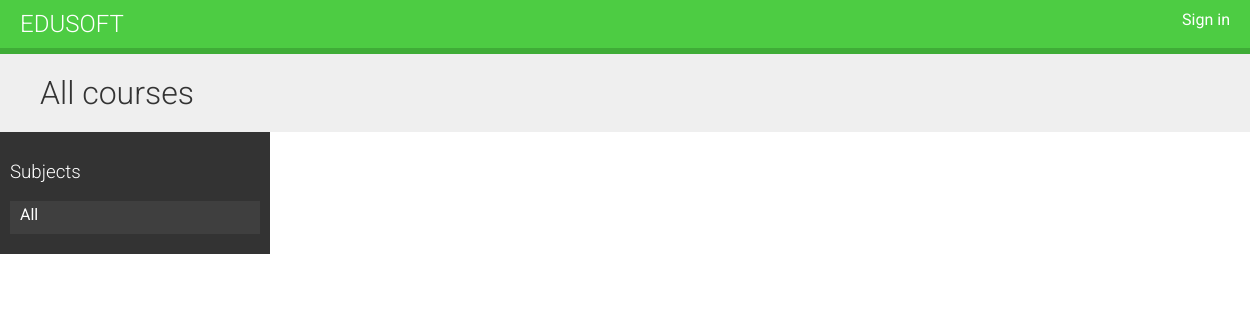
Before: / with the older database file.
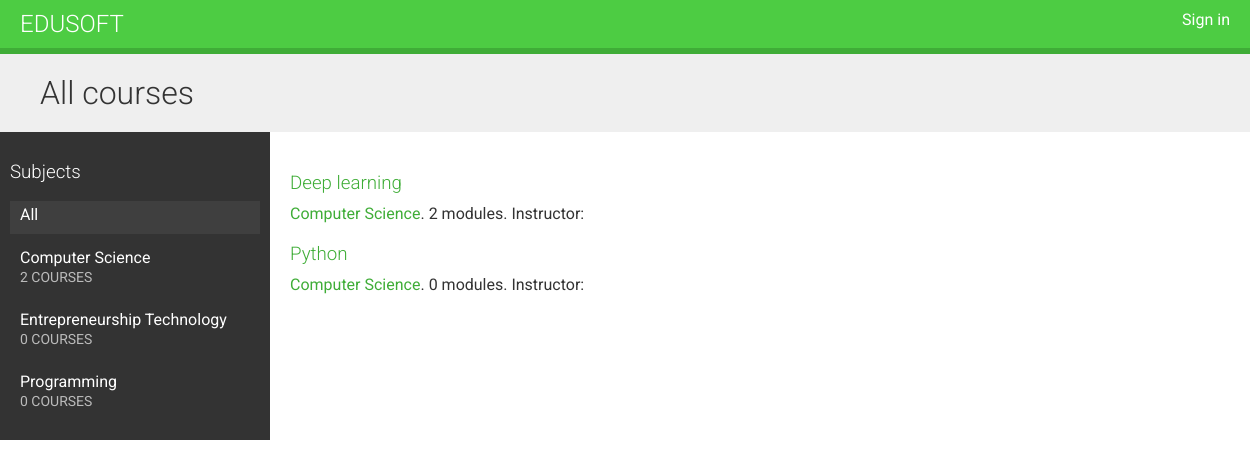
After: the same page with the newer database file.
### courses/models.py (models this page shows, shortened)
class Subject(models.Model):
	title=models.CharField(max_length=200)
	slug=models.SlugField(max_length=200,unique=True)
	class Meta:
		ordering=('title',)
	def __str__(self):
		return self.title

class Course(models.Model):
	owner=models.ForeignKey(User,related_name='courses_created')
	subject=models.ForeignKey(Subject,related_name='courses')
	title=models.CharField(max_length=200)
	slug=models.SlugField(max_length=200,unique=True)
	overview=models.TextField()
	created=models.DateTimeField(auto_now_add=True)
	class Meta:
		ordering=('-created',)

### courses/views.py (the view)
# urls.py: url(r'^subject/(?P<subject>[\w-]+)/$',views.CourseListView.as_view(),name='course_list_subject'),
class CourseListView(TemplateResponseMixin, View):
	model = Course
	template_name = 'courses/course/list.html'
	def get(self, request, subject=None):
		subjects = Subject.objects.annotate(total_courses=Count('courses'))
		courses = Course.objects.annotate(total_modules=Count('modules'))
		if subject:
			subject = get_object_or_404(Subject, slug=subject)
			courses = courses.filter(subject=subject)
		return self.render_to_response({'subjects': subjects,
										'subject': subject,
										'courses': courses})

### courses/templates/courses/course/list.html (shortened to what this page needs)
{% extends "base.html" %}
{% block content %}
    <h1>
        {% if subject %}
            {{ subject.title }} courses
        {% else %}
            All courses
        {% endif %}
    </h1>
    <div class="contents">
        <h3>Subjects</h3>
        <ul id="modules">
            <li {% if not subject %}class="selected"{% endif %}>
                <a href="{% url "course_list" %}">All</a>
            </li>
            {% for s in subjects %}
                <li {% if subject == s %}class="selected"{% endif %}>
                    <a href="{% url "course_list_subject" s.slug %}">
                        {{ s.title }}
                        <br><span>{{ s.total_courses }} courses</span>
                    </a>
                </li>
            {% endfor %}
        </ul>
    </div>
    <div class="module">
        {% for course in courses %}
            {% with subject=course.subject %}
                <h3><a href="{% url "course_detail" course.slug %}">{{ course.title }}</a></h3>
                <p>
                    <a href="{% url "course_list_subject" subject.slug %}">{{ subject }}</a>.
                    {{ course.total_modules }} modules.
                    Instructor: {{ course.owner.get_full_name }}
                </p>
            {% endwith %}
        {% endfor %}
    </div>
{% endblock %}

### courses/templates/base.html (shortened to what this page needs)
{% load staticfiles %}
<!DOCTYPE html>
<html>
<head>
    <link href="{% static "css/base.css" %}" rel="stylesheet">
</head>
<body>
    <div id="header">
        <a href="/" class="logo">Edusoft</a>
        <ul class="menu">
            {% if request.user.is_authenticated %}
                <li><a href="{% url "logout" %}">Sign out</a></li>
            {% else %}
                <li><a href="{% url "login" %}">Sign in</a></li>
            {% endif %}
        </ul>
    </div>
    <div id="content">
        {% block content %}
        {% endblock %}
    </div>
</body>
</html>

### courses/static/css/base.css (style rules this page uses)
body { margin:0; font-family:'Roboto', sans-serif; font-weight:400; color:#333; }
a { color:#3fad37; text-decoration:none; }
h1, h2, h3, h4, h5, h6 { font-family:'Roboto', sans-serif; font-weight:300; }
h1 { background:#efefef; width:100%; overflow:auto; padding:20px 0 20px 40px; margin:0; }
.module { overflow:auto; }
.module h3 { margin:30px 0 0; padding:0; width:100%; }
.module p { margin:10px 0 20px; width:100%; float:left; }
#header { background:#4dcc43; overflow:auto; padding:10px 20px; border-bottom:6px solid #3fad37; }
#header .logo { text-decoration:none; font-family:'Roboto', sans-serif; font-weight:300; text-transform:uppercase; font-size:24px; color:#fff; float:left; }
#header a { color:#fff; }
#header .menu { list-style:none; float:right; margin:0; padding:0; }
.contents { width:20%; padding:10px; float:left; background:#333; color: #fff; font-family:'Roboto', sans-serif; }
.contents ul { list-style:none; margin:0; padding:0; }
.contents ul li { margin:0 0 10px 0; padding:4px 10px 10px; overflow:auto; }
.contents ul li.selected { background:#3f3f3f; }
.contents ul span { text-transform:uppercase; color:#bbb; font-size:14px; }
.contents ul a { display:block; color:#fff; text-decoration:none; }
.module { padding:10px 20px; float:left; }

Changed rows visible on the page:
added Subject: title "Computer Science", total_courses "2"
added Subject: title "Entrepreneurship Technology", total_courses "0"
added Subject: title "Programming", total_courses "0"
added Course: title "Deep learning", subject "Computer Science", total_modules "2"
added Course: title "Python", subject "Computer Science", total_modules "0"
